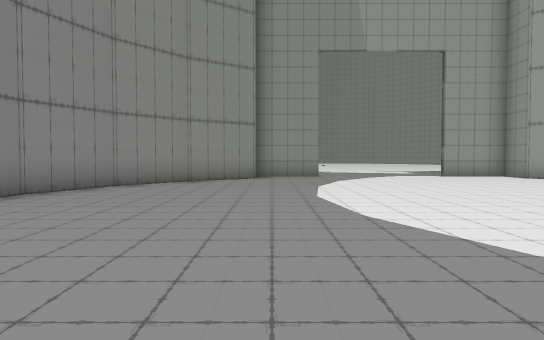
view 1 (above)

16 first-person views from a walk through a scene from a Unity 3-D project. The camera is 1.3 m above the floor, tilts 2° down and sees 70° across. The floor is counted in squares, 2 m on a side. Each view is taken from the middle of a square. On the plan, view 1 faces up. The plan holds only what a view shows up to about 11 squares ahead; the rest is blank. The place goes on beyond the plan. The player character is not drawn. Some surface patterns are stand-ins.

view 2
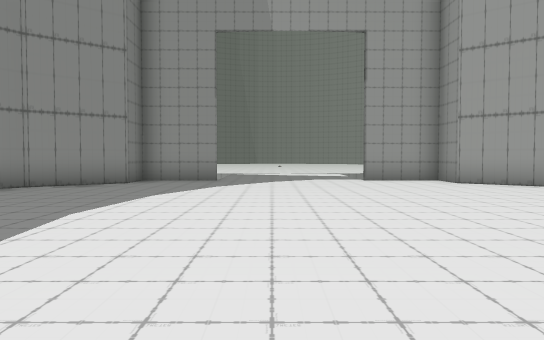

view 3
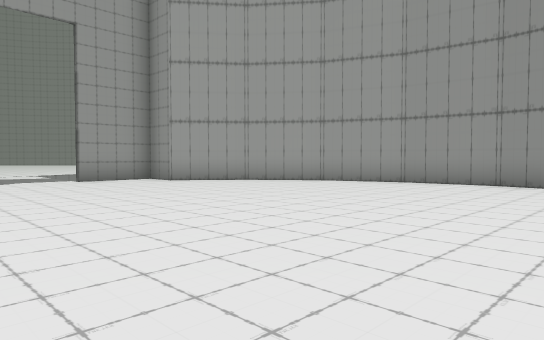

view 4
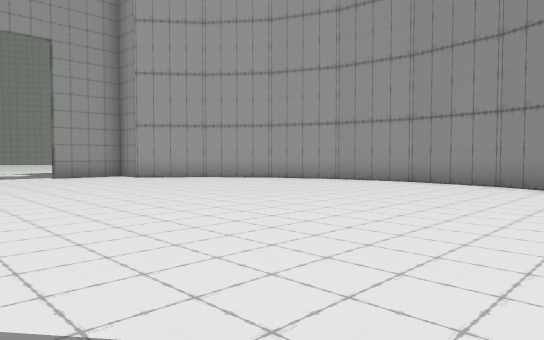

view 5
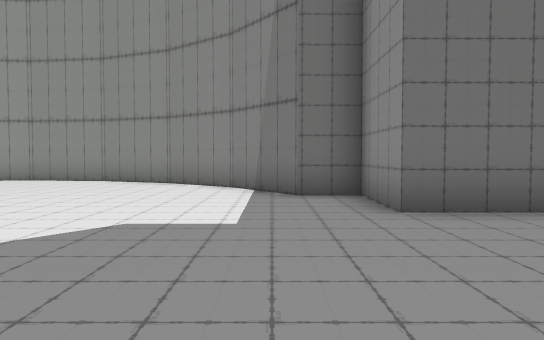

view 6
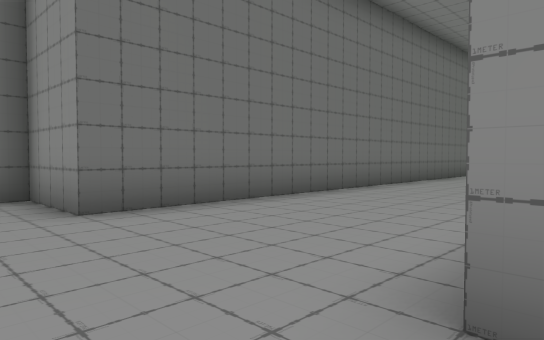

view 7
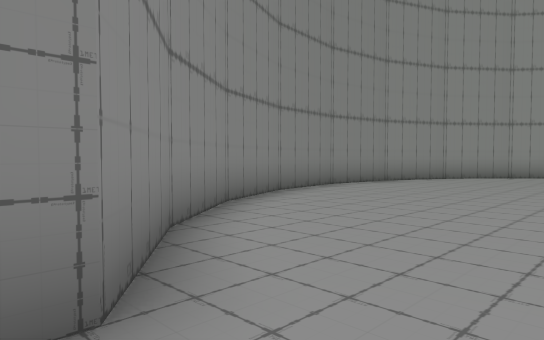

view 8
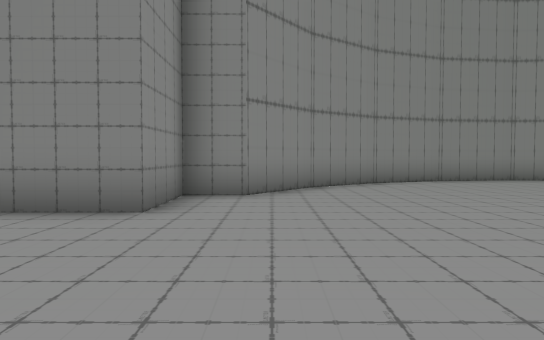

view 9
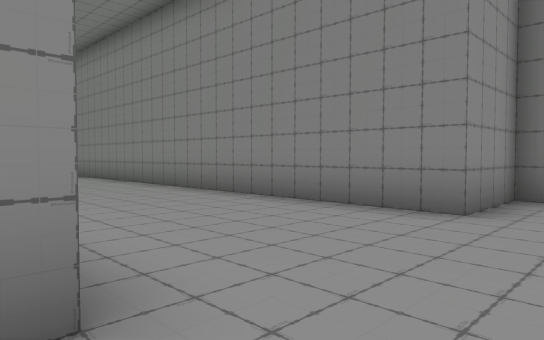

view 10
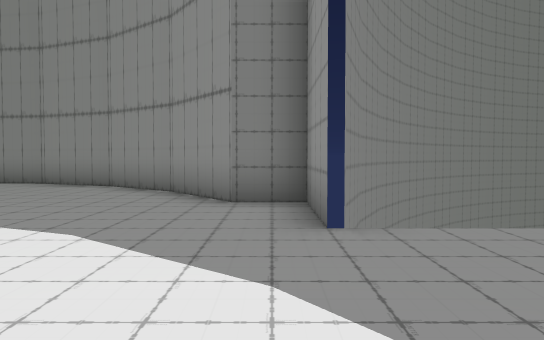

view 11
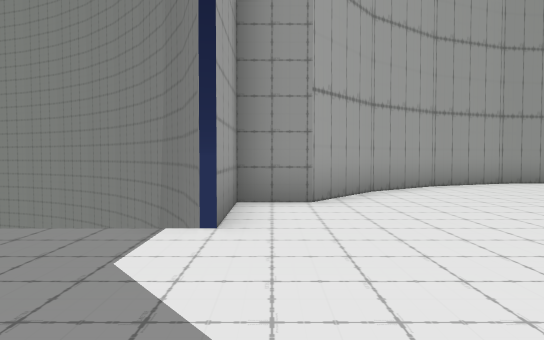

view 12
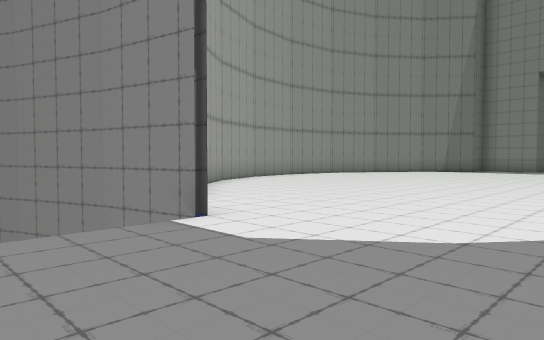

view 13
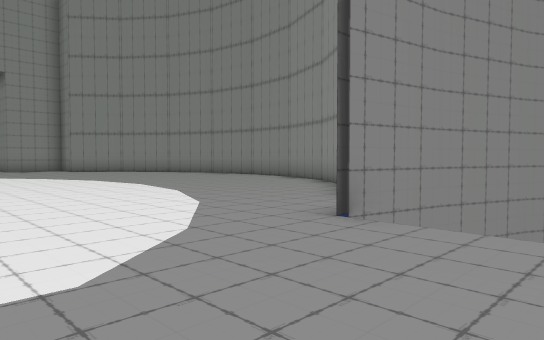

view 14
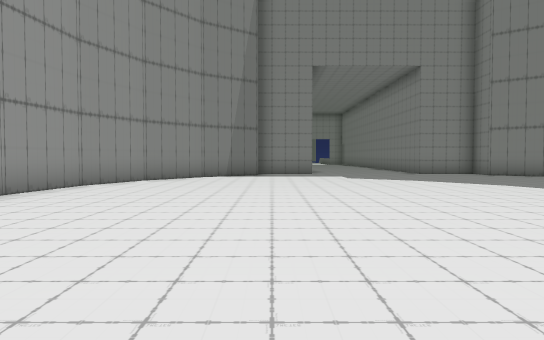

view 15
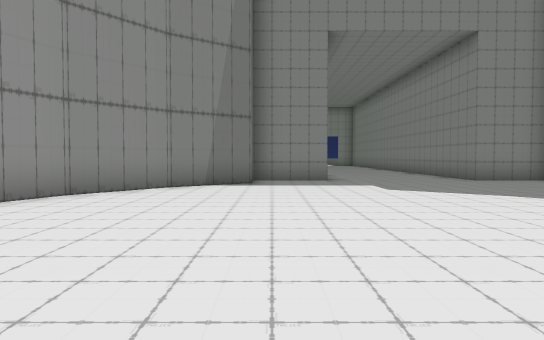

view 16
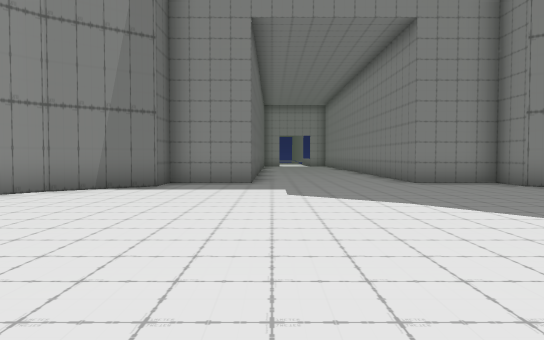

### Floor plan
Key: @ floor where view 1 was taken; # wall or solid block; . floor; v drop or lower ground.
Columns run from 6 left of view 1 to 13 right of it. Each row starts with its distance up from view 1.
 16 vv                vv
 15  #v     ....     v#
 14  ##vv   ....   vv##
 13     #v#v....v#v#
 12      #........#
 11     ##........##
 10    #............#
  9   ##............##
  8   #..............#
  7  ##..............##
  6  #................#
  5  #................#
  4  #................#
  3  #................#
  2  ##..............##
  1   #..............#
  0   ##..@.........##
 -1    #............#
 -2     ##........##
 -3      #........#
 -4      ###....###
 -5        #....#
 -6        #....#
 -7        #....#
 -8        #....#
 -9        #....#
-10        #....#
-11        #....#

Where each view was taken, in squares from view 1:
view 1: 0 up, 0 right, facing up
view 2: 2 up, 3 right, facing up
view 3: 2 up, 2 right, facing up-right
view 4: 0 up, 2 right, facing up-right
view 5: 2 down, 1 right, facing right
view 6: 2 down, 1 right, facing down-right
view 7: 3 down, 1 right, facing up-left
view 8: 2 down, 6 right, facing left
view 9: 2 down, 6 right, facing down-left
view 10: 12 up, 5 right, facing left
view 11: 12 up, 2 right, facing right
view 12: 15 up, 2 right, facing down-right
view 13: 15 up, 5 right, facing down-left
view 14: 11 up, 7 right, facing down
view 15: 7 up, 7 right, facing down
view 16: 6 up, 5 right, facing down
